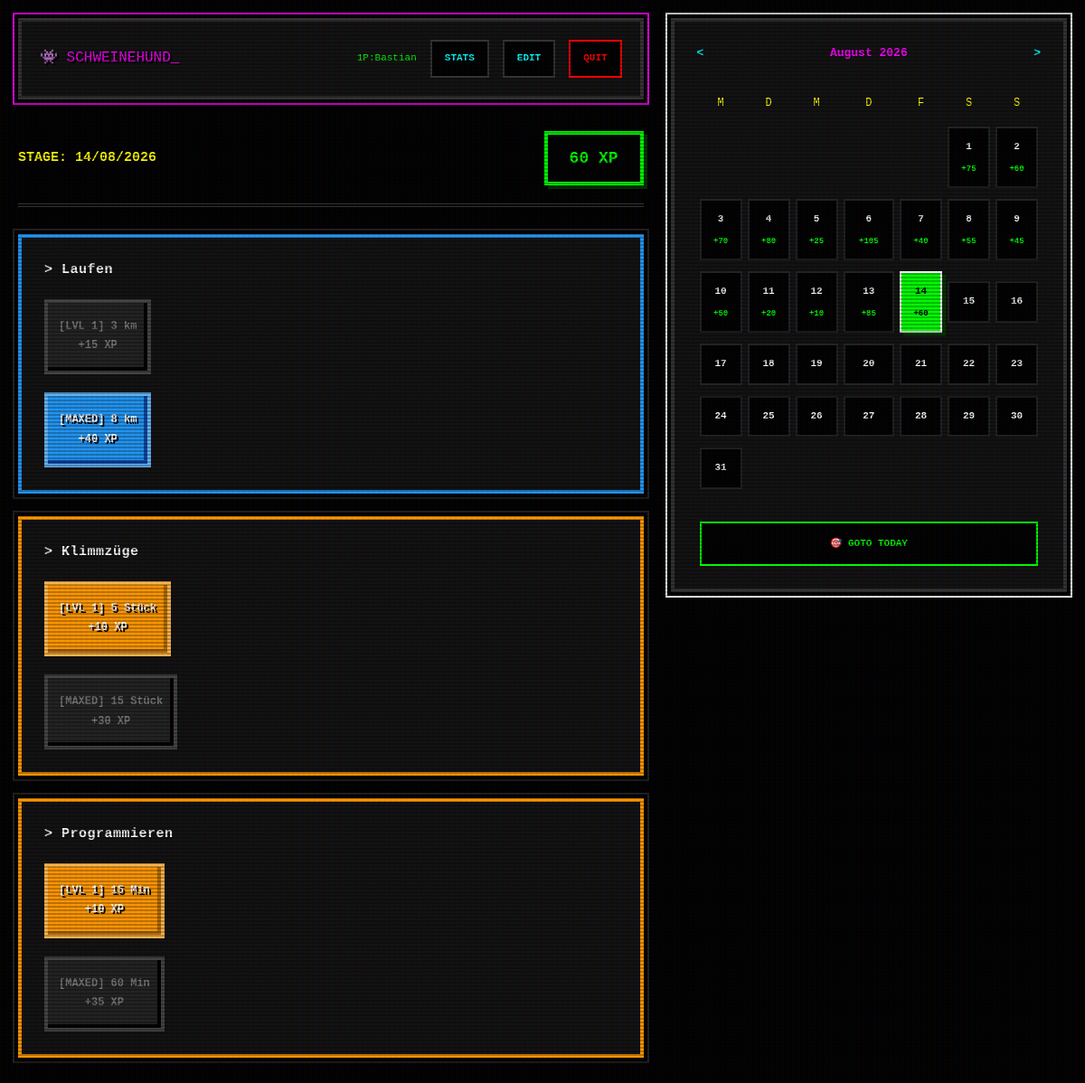
The page /dashboard (signed in) on the database its author committed.
### app.py (models this page shows)
class User(UserMixin, db.Model):
    id = db.Column(db.Integer, primary_key=True)
    username = db.Column(db.String(50), unique=True, nullable=False)
    password_hash = db.Column(db.String(128), nullable=False)
    tasks = db.relationship('Task', backref='user', lazy=True, cascade="all, delete-orphan")
    logs = db.relationship('DailyLog', backref='user', lazy=True, cascade="all, delete-orphan")

class Task(db.Model):
    id = db.Column(db.Integer, primary_key=True)
    user_id = db.Column(db.Integer, db.ForeignKey('user.id'), nullable=False)
    title = db.Column(db.String(100), nullable=False)
    stage1_text = db.Column(db.String(100), nullable=False)
    stage1_points = db.Column(db.Integer, nullable=False)
    stage2_text = db.Column(db.String(100), nullable=False)
    stage2_points = db.Column(db.Integer, nullable=False)
    logs = db.relationship('DailyLog', backref='task', lazy=True, cascade="all, delete-orphan")

### app.py (the view)
@app.route('/dashboard')
@login_required
def dashboard():
    date_str = request.args.get('date')
    if date_str:
        selected_date = datetime.strptime(date_str, '%Y-%m-%d').date()
    else:
        selected_date = date.today()
    tasks = Task.query.filter_by(user_id=current_user.id).all()
    today_logs = DailyLog.query.filter_by(date=selected_date, user_id=current_user.id).all()
    total_points = get_xp_for_date(selected_date)
    status_map = {}
    for log in today_logs:
        status_map[log.task_id] = {'s1': log.completed_stage1, 's2': log.completed_stage2}
    year, month = selected_date.year, selected_date.month
    cal = calendar.Calendar(firstweekday=0)
    month_days = cal.monthdayscalendar(year, month)
    calendar_weeks = []
    for week in month_days:
        week_days = []
        for day in week:
            if day == 0:
                week_days.append(None)
            else:
                d = date(year, month, day)
                week_days.append({'day': day, 'date_str': d.strftime('%Y-%m-%d'), 'xp': get_xp_for_date(d)})
        calendar_weeks.append(week_days)
    month_name = calendar.month_name[month]
    prev_month_date = (selected_date.replace(day=1) - timedelta(days=1))
    next_month_date = (selected_date.replace(day=28) + timedelta(days=5)).replace(day=1)
    return render_template('index.html', tasks=tasks, status_map=status_map,
                           total_points=total_points, selected_date=selected_date, today=date.today(),
                           calendar_weeks=calendar_weeks, month_name=month_name, year=year,
                           prev_month=prev_month_date.strftime('%Y-%m-%d'), next_month=next_month_date.strftime('%Y-%m-%d'))

### app.py (called while the page is built)
@login_manager.user_loader
def load_user(user_id):
    return User.query.get(int(user_id))

def get_xp_for_date(target_date):
    logs = DailyLog.query.filter_by(date=target_date, user_id=current_user.id).all()
    points = 0
    for log in logs:
        if log.completed_stage1: points += log.task.stage1_points
        if log.completed_stage2: points += log.task.stage2_points
    return points

### templates/index.html (shortened to what this page needs)
<!DOCTYPE html>
<html lang="de">
<head>
    <link href="https://googleapis.com" rel="stylesheet">
</head>
<body>
    <div class="main-content">
        <div class="brand-bar">
            <div class="brand-logo-title">👾 SCHWEINEHUND_</div>
            <div class="user-nav">
                <span style="color: #00ff00;">1P:{{ current_user.username }}</span>
                <a class="nav-link" href="/stats">STATS</a>
                <a class="nav-link" href="/manage">EDIT</a>
                <a class="nav-link" href="/logout" style="color: #ff0000; border-color: #ff0000;">QUIT</a>
            </div>
        </div>
        <div class="header-day">
            <h2>STAGE: {{ selected_date.strftime('%d/%m/%Y') }}</h2>
            <div class="score-box">{{ total_points }} XP</div>
        </div>
        {% for task in tasks %}
        <div class="task-card" style="{% if status_map.get(task.id, {}).s1 %}border-color: #ff9800;{% elif status_map.get(task.id, {}).s2 %}border-color: #2196F3;{% endif %}">
            <h3>> {{ task.title }}</h3>
            <div class="btn-group">
                <form action="/check/{{ task.id }}/1" method="POST" style="flex: 1;">
                    <button type="submit" class="btn {% if status_map.get(task.id, {}).s1 %}btn-s1-on{% else %}btn-off{% endif %}">
                        [LVL 1] {{ task.stage1_text }}<br>+{{ task.stage1_points }} XP
                    </button>
                </form>
                <form action="/check/{{ task.id }}/2" method="POST" style="flex: 1;">
                    <button type="submit" class="btn {% if status_map.get(task.id, {}).s2 %}btn-s2-on{% else %}btn-off{% endif %}">
                        [MAXED] {{ task.stage2_text }}<br>+{{ task.stage2_points }} XP
                    </button>
                </form>
            </div>
        </div>
        {% else %}
        <p style="text-align: center; color: #666; font-size: 13px; line-height: 1.8; margin-top: 40px;">NO QUESTS ACTIVE.<br>GO TO [EDIT] TO GENERATE MISSIONS!</p>
        {% endfor %}
    </div>
    <div class="sidebar">
        <div class="cal-header">
            <a href="/dashboard?date={{ prev_month }}" style="text-decoration:none; color: #00ffff; font-weight: bold;">&lt;</a>
            <span>{{ month_name }} {{ year }}</span>
            <a href="/dashboard?date={{ next_month }}" style="text-decoration:none; color: #00ffff; font-weight: bold;">&gt;</a>
        </div>
        <table class="cal-table">
            <thead>
                <tr><th>M</th><th>D</th><th>M</th><th>D</th><th>F</th><th>S</th><th>S</th></tr>
            </thead>
            <tbody>
                {% for week in calendar_weeks %}
                <tr>
                    {% for day_data in week %}
                        <td>
                            {% if day_data %}
                                <a href="/dashboard?date={{ day_data.date_str }}" class="cal-day-cell {% if day_data.date_str == selected_date.strftime('%Y-%m-%d') %}cal-active{% endif %}">
                                    {{ day_data.day }}
                                    {% if day_data.xp > 0 %}
                                        <span class="xp-badge">+{{ day_data.xp }}</span>
                                    {% endif %}
                                </a>
                            {% endif %}
                        </td>
                    {% endfor %}
                </tr>
                {% endfor %}
            </tbody>
        </table>
        <p style="text-align:center; margin-top:30px; margin-bottom: 0;"><a href="/dashboard" class="nav-link" style="color:#00ff00; background:#000; border-color:#00ff00; display:inline-block; padding: 14px; width: 90%; font-size: 11px; text-align: center;">🎯 GOTO TODAY</a></p>
    </div>
</body>
</html>

### templates/index.html (style rules this page uses)
body { font-family: 'Press Start 2P', monospace; max-width: 1200px; margin: 0 auto; padding: 20px; background: #000; color: #fff; display: flex; gap: 30px; box-sizing: border-box; line-height: 1.6; }
body::before { content: " "; display: block; position: fixed; top: 0; left: 0; bottom: 0; right: 0; background: linear-gradient(rgba(18, 16, 16, 0) 50%, rgba(0, 0, 0, 0.25) 50%), linear-gradient(90deg, rgba(255, 0, 0, 0.05), rgba(0, 255, 0, 0.02), rgba(0, 0, 255, 0.05)); z-index: 999; background-size: 100% 4px, 6px 100%; pointer-events: none; }
.main-content { flex: 2; }
.sidebar { flex: 1.1; background: #111; padding: 25px; border: 4px solid #333; box-shadow: 0 0 0 4px #000, 0 0 0 6px #fff; height: fit-content; min-width: 320px; }
.brand-bar { background: #111; padding: 20px; border: 4px solid #333; box-shadow: 0 0 0 4px #000, 0 0 0 6px #ff00ff; display: flex; justify-content: space-between; align-items: center; margin-bottom: 35px; flex-wrap: wrap; gap: 15px; }
.brand-logo-title { display: flex; align-items: center; gap: 12px; font-size: 16px; color: #ff00ff; text-shadow: 2px 2px #000; }
.user-nav { display: flex; align-items: center; gap: 15px; font-size: 11px; flex-wrap: wrap; }
.nav-link { color: #00ffff; text-decoration: none; padding: 10px 14px; border: 2px solid #333; background: #000; font-weight: bold; }
.header-day { display: flex; justify-content: space-between; align-items: center; margin: 30px 0; border-bottom: 4px double #333; padding-bottom: 20px; }
.header-day h2 { margin: 0; font-size: 15px; color: #ffff00; }
.score-box { background: #000; color: #00ff00; padding: 12px 24px; border: 4px solid #00ff00; font-size: 18px; box-shadow: 4px 4px #003300; font-weight: bold; }
.task-card { background: #111; padding: 25px; margin-bottom: 25px; border: 4px solid #333; box-shadow: 0 0 0 4px #000, 0 0 0 6px #222; }
.task-card h3 { margin: 0 0 20px 0; color: #fff; font-size: 15px; letter-spacing: 0.5px; line-height: 1.5; }
.btn-group { display: flex; gap: 20px; flex-direction: column; }
.btn { padding: 16px 12px; border: 4px solid #444; cursor: pointer; font-family: 'Press Start 2P', monospace; font-size: 12px; text-align: center; transition: all 0.1s; box-shadow: inset -4px -4px #000; line-height: 1.8; font-weight: bold; }
.btn-off { background: #222; color: #777; border-color: #444; }
.btn-s1-on { background: #ff9800; color: white; border-color: #ffb74d; box-shadow: inset -4px -4px #b26a00; text-shadow: 2px 2px #000; }
.btn-s2-on { background: #2196F3; color: white; border-color: #64b5f6; box-shadow: inset -4px -4px #0d47a1; text-shadow: 2px 2px #000; }
.cal-header { display: flex; justify-content: space-between; align-items: center; margin-bottom: 25px; font-size: 13px; color: #ff00ff; font-weight: bold; }
.cal-table { width: 100%; border-collapse: collapse; text-align: center; font-size: 11px; }
.cal-table th { padding: 10px 0; color: #ffff00; font-weight: normal; font-size: 12px; }
.cal-table td { padding: 6px 3px; }
.cal-day-cell { text-decoration: none; color: #fff; display: block; padding: 12px 2px; background: #000; border: 2px solid #222; font-weight: bold; }
.cal-active { background: #00ff00 !important; color: #000 !important; font-weight: bold; border-color: #fff; box-shadow: 4px 4px #003300; }
.xp-badge { font-size: 9px; color: #00ff00; display: block; margin-top: 8px; font-weight: bold; }
.cal-active .xp-badge { color: #000; font-weight: bold; }

### rows shown on the page
User: username "Bastian"
Task: title "Laufen", stage1_text "3 km", stage1_points "15", stage2_text "8 km", stage2_points "40"
Task: title "Klimmzüge", stage1_text "5 Stück", stage1_points "10", stage2_text "15 Stück", stage2_points "30"
Task: title "Programmieren", stage1_text "15 Min", stage1_points "10", stage2_text "60 Min", stage2_points "35"

### other values the page prints
{{ total_points }} "60"
{{ month_name }} "August"
{{ year }} "2026"
{{ day_data.day }} "1" "2" "3" "4" "5" "6" "7" "8" "9" "10" "11" "12" "13" "14" "15" "16" "17" "18" "19" "20" "21" "22" "23" "24" "25" "26" "27" "28" "29" "30" "31"
{{ day_data.xp }} "75" "60" "70" "80" "25" "105" "40" "55" "45" "50" "20" "10" "85" "60"
